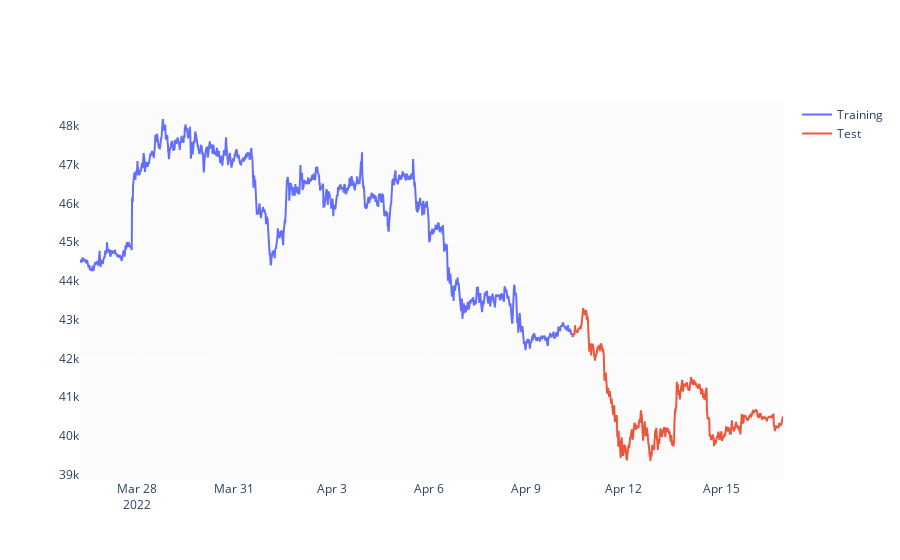

The code cell stored with this chart in its notebook:
### Markdown cell above
Split stock data frame into two subsets: training ($75\%$)and test ($30\%$) sets. Calculated split indices and create separate dataframes (train_df, test_df). Frames have been ploted in the chart below.

### Code cell
test_size  = 0.30
test_split_idx  = int(btc_df.shape[0] * (1-test_size))

train_df  = btc_df.loc[:test_split_idx - 1].copy()
test_df   = btc_df.loc[test_split_idx:].copy()

fig = go.Figure()
fig.add_trace(go.Scatter(x=train_df.time, y=train_df.close, name='Training'))
fig.add_trace(go.Scatter(x=test_df.time,  y=test_df.close,  name='Test'))
fig.show()
fig.write_image('images/traintest.png')

### Figure 1 — Plotly figure (JSON) as saved in the notebook; plotly's stock layout.template omitted (floating-point values rounded to 4 significant figures; data arrays with more than 128 entries replaced by an {"elided": "..."} marker saying what was removed)
{"data": [{"name": "Training", "type": "scatter", "x": {"elided": "1456 str values"}, "y": {"elided": "1456 float values"}}, {"name": "Test", "type": "scatter", "x": {"elided": "624 str values"}, "y": {"elided": "624 float values"}}], "layout": {"autosize": true, "xaxis": {"autorange": true, "range": ["2022-03-26 06:00", "2022-04-16 21:45"], "type": "date"}, "yaxis": {"autorange": true, "range": [38860.0, 48670.0], "type": "linear"}}}
